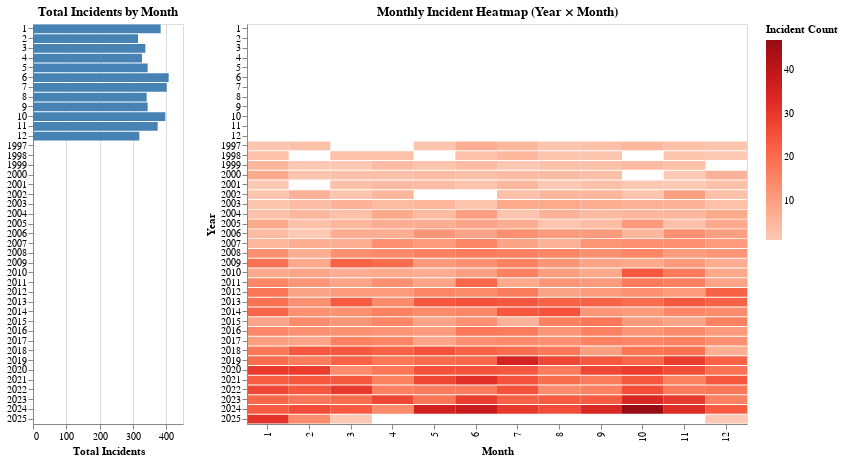

The cell this chart's notebook holds for it:
### Code cell
# Ensure correct types
df['Year'] = pd.to_numeric(df['Year'], errors='coerce')
df['Month'] = pd.to_numeric(df['Month'], errors='coerce')

# --- Heatmap Data: incidents by (Year, Month)
heatmap_data = df.groupby(['Year', 'Month']).size().reset_index(name='Incident Count')

# --- Bar Chart Data: total incidents by Month
monthly_totals = df.groupby('Month').size().reset_index(name='Total Incidents')

# --- Heatmap
heatmap = alt.Chart(heatmap_data).mark_rect().encode(
    x=alt.X('Month:O', title='Month', sort=list(range(1, 13))),
    y=alt.Y('Year:O', title='Year', sort='descending'),
    color=alt.Color('Incident Count:Q', scale=alt.Scale(scheme='reds'), title='Incident Count'),
    tooltip=['Year:O', 'Month:O', 'Incident Count:Q']
).properties(
    width=500,
    height=400,
    title='Monthly Incident Heatmap (Year × Month)'
)

# --- Side Bar Chart (Total per Month)
bar = alt.Chart(monthly_totals).mark_bar(color='steelblue').encode(
    y=alt.Y('Month:O', sort=list(range(1, 13)), title=None),
    x=alt.X('Total Incidents:Q', title='Total Incidents'),
    tooltip=['Month:O', 'Total Incidents:Q']
).properties(
    width=150,
    height=400,
    title='Total Incidents by Month'
)

# --- Combine: Side-by-side layout
chart = alt.hconcat(
    bar,
    heatmap
).resolve_scale(
    y='shared'  # ensures both charts align by Month
)

chart

### Figure 1 — Vega-Lite specification as saved in the notebook (floating-point values rounded to 4 significant figures; data arrays with more than 128 entries replaced by an {"elided": "..."} marker saying what was removed)
{"config": {"view": {"continuousWidth": 300, "continuousHeight": 300}}, "hconcat": [{"data": {"name": "data-d80ac319ffc8da8c6792ed4e2d8c059c"}, "mark": {"type": "bar", "color": "steelblue"}, "encoding": {"tooltip": [{"field": "Month", "type": "ordinal"}, {"field": "Total Incidents", "type": "quantitative"}], "x": {"field": "Total Incidents", "title": "Total Incidents", "type": "quantitative"}, "y": {"field": "Month", "sort": [1, 2, 3, 4, 5, 6, 7, 8, 9, 10, 11, 12], "title": null, "type": "ordinal"}}, "height": 400, "title": "Total Incidents by Month", "width": 150}, {"data": {"name": "data-2f2baad8e095cb991ada41696e240e2d"}, "mark": {"type": "rect"}, "encoding": {"color": {"field": "Incident Count", "scale": {"scheme": "reds"}, "title": "Incident Count", "type": "quantitative"}, "tooltip": [{"field": "Year", "type": "ordinal"}, {"field": "Month", "type": "ordinal"}, {"field": "Incident Count", "type": "quantitative"}], "x": {"field": "Month", "sort": [1, 2, 3, 4, 5, 6, 7, 8, 9, 10, 11, 12], "title": "Month", "type": "ordinal"}, "y": {"field": "Year", "sort": "descending", "title": "Year", "type": "ordinal"}}, "height": 400, "title": "Monthly Incident Heatmap (Year × Month)", "width": 500}], "resolve": {"scale": {"y": "shared"}}, "$schema": "https://vega.github.io/schema/vega-lite/v5.20.1.json", "datasets": {"data-d80ac319ffc8da8c6792ed4e2d8c059c": [{"Month": 1.0, "Total Incidents": 383}, {"Month": 2.0, "Total Incidents": 315}, {"Month": 3.0, "Total Incidents": 337}, {"Month": 4.0, "Total Incidents": 327}, {"Month": 5.0, "Total Incidents": 344}, {"Month": 6.0, "Total Incidents": 407}, {"Month": 7.0, "Total Incidents": 401}, {"Month": 8.0, "Total Incidents": 341}, {"Month": 9.0, "Total Incidents": 344}, {"Month": 10.0, "Total Incidents": 397}, {"Month": 11.0, "Total Incidents": 374}, {"Month": 12.0, "Total Incidents": 319}], "data-2f2baad8e095cb991ada41696e240e2d": {"elided": "330 records"}}}
